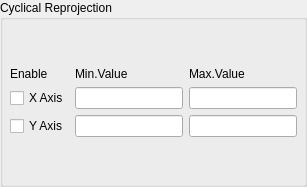
            <widget class="QGroupBox" name="groupBox_10">
             <property name="title">
              <string>Cyclical Reprojection</string>
             </property>
             <layout class="QVBoxLayout" name="verticalLayout_65">
              <property name="leftMargin">
               <number>7</number>
              </property>
              <property name="topMargin">
               <number>7</number>
              </property>
              <property name="rightMargin">
               <number>7</number>
              </property>
              <property name="bottomMargin">
               <number>7</number>
              </property>
              <item>
               <spacer name="verticalSpacer_3">
                <property name="orientation">
                 <enum>Qt::Vertical</enum>
                </property>
                <property name="sizeHint" stdset="0">
                 <size>
                  <width>20</width>
                  <height>40</height>
                 </size>
                </property>
               </spacer>
              </item>
              <item>
               <layout class="QGridLayout" name="gridLayout_7">
                <item row="0" column="3">
                 <widget class="QLabel" name="label_29">
                  <property name="text">
                   <string>Max.Value</string>
                  </property>
                 </widget>
                </item>
                <item row="1" column="0" colspan="2">
                 <widget class="QCheckBox" name="checkBox_7">
                  <property name="text">
                   <string>X Axis</string>
                  </property>
                 </widget>
                </item>
                <item row="1" column="2">
                 <widget class="QLineEdit" name="lineEdit_16"/>
                </item>
                <item row="1" column="3">
                 <widget class="QLineEdit" name="lineEdit_17"/>
                </item>
                <item row="2" column="0" colspan="2">
                 <widget class="QCheckBox" name="checkBox_8">
                  <property name="text">
                   <string>Y Axis</string>
                  </property>
                 </widget>
                </item>
                <item row="2" column="2">
                 <widget class="QLineEdit" name="lineEdit_18"/>
                </item>
                <item row="2" column="3">
                 <widget class="QLineEdit" name="lineEdit_19"/>
                </item>
                <item row="0" column="2">
                 <widget class="QLabel" name="label_28">
                  <property name="text">
                   <string>Min.Value</string>
                  </property>
                 </widget>
                </item>
                <item row="0" column="0" colspan="2">
                 <widget class="QLabel" name="label_27">
                  <property name="text">
                   <string>Enable</string>
                  </property>
                 </widget>
                </item>
               </layout>
              </item>
              <item>
               <spacer name="verticalSpacer_4">
                <property name="orientation">
                 <enum>Qt::Vertical</enum>
                </property>
                <property name="sizeHint" stdset="0">
                 <size>
                  <width>20</width>
                  <height>40</height>
                 </size>
                </property>
               </spacer>
              </item>
             </layout>
            </widget>
